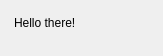
<?xml version="1.0" encoding="UTF-8"?>
<ui version="4.0">
 <class>popupDialog</class>
 <widget class="QDialog" name="popupDialog">
  <property name="geometry">
   <rect>
    <x>0</x>
    <y>0</y>
    <width>163</width>
    <height>56</height>
   </rect>
  </property>
  <property name="windowTitle">
   <string>Popup! Boo!</string>
  </property>
  <property name="modal">
   <bool>true</bool>
  </property>
  <widget class="QLabel" name="label">
   <property name="geometry">
    <rect>
     <x>14</x>
     <y>13</y>
     <width>127</width>
     <height>20</height>
    </rect>
   </property>
   <property name="text">
    <string>Hello there!</string>
   </property>
  </widget>
 </widget>
 <resources/>
 <connections/>
</ui>
